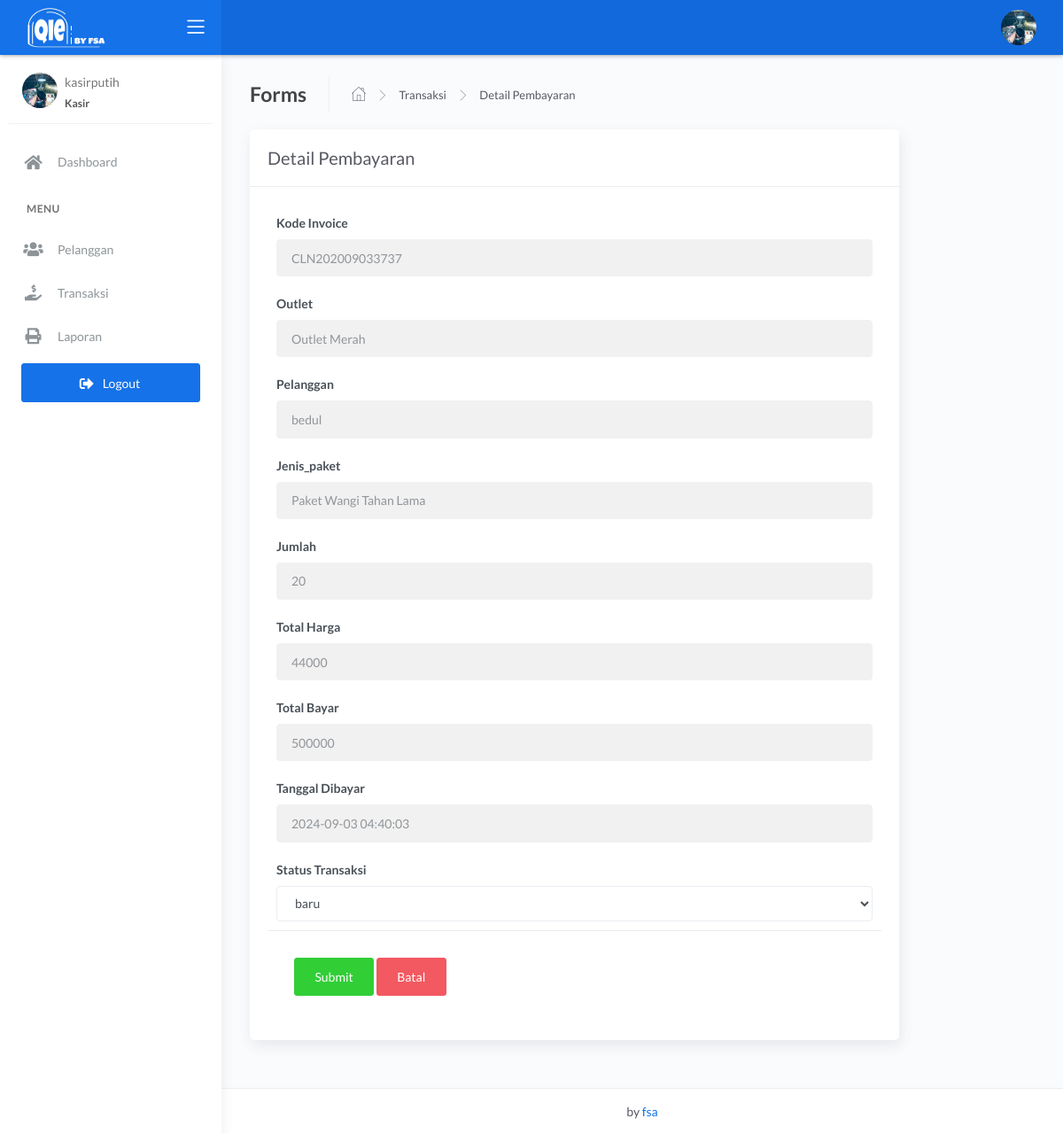
Page /kasir/detail.php?id=36 (signed in) on the committed database.
### tables this page shows
CREATE TABLE `transaksi` (
  `id_transaksi` int(11) NOT NULL,
  `outlet_id` int(11) DEFAULT NULL,
  `kode_invoice` varchar(228) DEFAULT NULL,
  `id_pelanggan` int(11) DEFAULT NULL,
  `tgl` datetime DEFAULT NULL,
  `batas_waktu` datetime DEFAULT NULL,
  `tgl_pembayaran` datetime DEFAULT NULL,
  `biaya_tambahan` int(11) DEFAULT NULL,
  `diskon` double DEFAULT NULL,
  `pajak` int(11) DEFAULT NULL,
  `status` enum('baru','proses','selesai','diambil') DEFAULT NULL,
  `status_bayar` enum('dibayar','belum') DEFAULT NULL,
  `id_user` int(11) DEFAULT NULL
);

CREATE TABLE `outlet` (
  `id_outlet` int(11) NOT NULL,
  `nama_outlet` varchar(228) DEFAULT NULL,
  `alamat_outlet` text DEFAULT NULL,
  `telp_outlet` varchar(15) DEFAULT NULL
);

CREATE TABLE `pelanggan` (
  `id_pelanggan` int(11) NOT NULL,
  `nama_pelanggan` varchar(228) NOT NULL,
  `alamat_pelanggan` text NOT NULL,
  `jenis_kelamin` enum('L','P') NOT NULL,
  `telp_pelanggan` varchar(15) NOT NULL,
  `no_ktp` varchar(30) NOT NULL
);

CREATE TABLE `paket_cuci` (
  `id_paket` int(11) NOT NULL,
  `jenis_paket` enum('kiloan','selimut','bedcover','kaos','lain') NOT NULL,
  `nama_paket` varchar(228) NOT NULL,
  `harga` int(11) NOT NULL,
  `outlet_id` int(11) NOT NULL
);

CREATE TABLE `detail_transaksi` (
  `id_detail` int(11) NOT NULL,
  `id_transaksi` int(11) NOT NULL,
  `id_paket` int(11) NOT NULL,
  `qty` double NOT NULL,
  `total_harga` double NOT NULL,
  `keterangan` text NOT NULL,
  `total_bayar` int(11) NOT NULL
);

### kasir/detail.php (the view, shortened to what this page needs)
<?php
$title = 'Detail Pembayaran';
require 'koneksi.php';
$status = [
    'baru',
    'proses',
    'selesai',
    'diambil'
];
$id = $_GET['id'];
$query = mysqli_query($conn, "SELECT transaksi.*, pelanggan.nama_pelanggan, detail_transaksi.*, outlet.nama_outlet, paket_cuci.nama_paket FROM transaksi INNER JOIN pelanggan ON pelanggan.id_pelanggan = transaksi.id_pelanggan INNER JOIN detail_transaksi ON detail_transaksi.id_transaksi = transaksi.id_transaksi INNER JOIN outlet ON outlet.id_outlet = transaksi.outlet_id INNER JOIN paket_cuci ON paket_cuci.outlet_id = transaksi.outlet_id WHERE transaksi.id_transaksi = '$id'");
$data = mysqli_fetch_assoc($query);
require 'header.php';
?>
<div class="content">
    <div class="page-inner">
        <div class="page-header">
            <h4 class="page-title">Forms</h4>
            <ul class="breadcrumbs">
                <li class="nav-home">
                    <a href="index.php">
                        <i class="flaticon-home"></i>
                    </a>
                </li>
                <li class="separator">
                    <i class="flaticon-right-arrow"></i>
                </li>
                <li class="nav-item">
                    <a href="transaksi.php">Transaksi</a>
                </li>
                <li class="separator">
                    <i class="flaticon-right-arrow"></i>
                </li>
                <li class="nav-item">
                    <a href="#"><?= $title; ?></a>
                </li>
            </ul>
        </div>
        <div class="row">
            <div class="col-md-10">
                <div class="card">
                    <div class="card-header">
                        <div class="card-title"><?= $title; ?></div>
                    </div>
                    <form action="" method="POST">
                        <div class="card-body">
                            <div class="form-group">
                                <label for="largeInput">Kode Invoice</label>
                                <input type="text" name="kode_invoice" class="form-control form-control" id="defaultInput" value="<?= $data['kode_invoice']; ?>" readonly>
                            </div>
                            <div class="form-group">
                                <label for="largeInput">Outlet</label>
                                <input type="text" name="" class="form-control form-control" id="defaultInput" value="<?= $data['nama_outlet']; ?>" readonly>
                            </div>
                            <div class="form-group">
                                <label for="largeInput">Pelanggan</label>
                                <input type="text" name="" class="form-control form-control" id="defaultInput" value="<?= $data['nama_pelanggan']; ?>" readonly>
                            </div>
                            <div class="form-group">
                                <label for="largeInput">Jenis_paket</label>
                                <input type="text" name="" class="form-control form-control" id="defaultInput" value="<?= $data['nama_paket']; ?>" readonly>
                            </div>
                            <div class="form-group">
                                <label for="largeInput">Jumlah</label>
                                <input type="text" name="qty" class="form-control form-control" id="defaultInput" value="<?= $data['qty']; ?>" readonly>
                            </div>
                            <div class="form-group">
                                <label for="largeInput">Total Harga</label>
                                <input type="text" name="biaya_tambahan" class="form-control form-control" id="defaultInput" value="<?= $data['total_harga']; ?>" readonly>
                            </div>
                            <?php if ($data['total_bayar'] > 0) : ?>
                                <div class="form-group">
                                    <label for="largeInput">Total Bayar</label>
                                    <input type="text" name="biaya_tambahan" class="form-control form-control" id="defaultInput" value="<?= $data['total_bayar']; ?>" readonly>
                                </div>
                                <div class="form-group">
                                    <label for="largeInput">Tanggal Dibayar</label>
                                    <input type="text" name="biaya_tambahan" class="form-control form-control" id="defaultInput" value="<?= $data['tgl_pembayaran']; ?>" readonly>
                                </div>
                            <?php endif; ?>
                            <div class="form-group">
                                <label for="">Status Transaksi</label>
                                <select name="status" class="form-control form-control" id="defaultSelect">
                                    <?php foreach ($status as $key) : ?>
                                        <?php if ($key == $data['status']) : ?>
                                            <option value="<?= $key ?>" selected><?= $key ?></option>
                                        <?php endif ?>
                                    <?php endforeach ?>
                                </select>
                            </div>
                            <div class="card-action">
                                <button type="submit" name="btn-simpan" class="btn btn-success">Submit</button>
                                <a href="javascript:void(0)" onclick="window.history.back();" class="btn btn-danger">Batal</a>
                            </div>
                    </form>
                </div>
            </div>
        </div>
    </div>
</div>
<?php require 'footer.php'; ?>

### rows in the picture
transaksi: kode_invoice "CLN202009033737", biaya_tambahan "2024-09-03 04:40:03", status "baru"
outlet: nama_outlet "Outlet Merah"
pelanggan: nama_pelanggan "bedul"
paket_cuci: nama_paket "Paket Wangi Tahan Lama"
detail_transaksi: qty "20", biaya_tambahan "44000", biaya_tambahan "500000"

### other values in the picture
$_SESSION['username'] "kasirputih"
$title "Detail Pembayaran"
